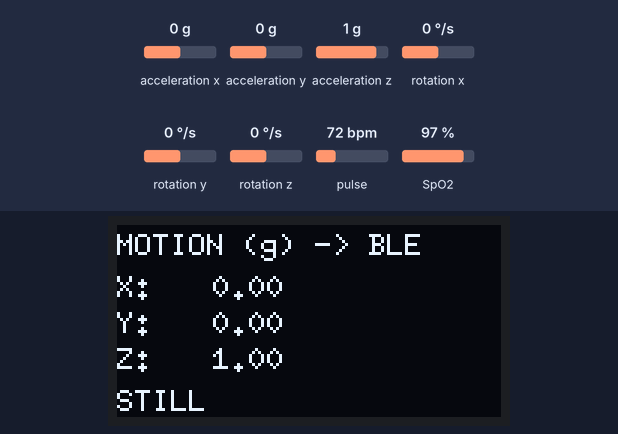
Bench run of a sketch on a simulated ESP32. Parts: 128×64 one-colour display. Wiring (inferred from the names in the program): MPU-6050 motion sensor at I2C address 0x69. The inputs (shaded band) are chosen by the test bench; at power-on: acceleration x 0 g, acceleration y 0 g, acceleration z 1 g, pulse 72 bpm, SpO2 97 %, rotation x 0 °/s, rotation y 0 °/s, rotation z 0 °/s. Nothing arrives over Bluetooth unless stated; a phone connects over Bluetooth LE 3 s after start; what the sketch prints to the serial monitor is not drawn.

Above: at 1.6 s.
1.7 s: acceleration x set to -1.4 g
At 3.6 s:
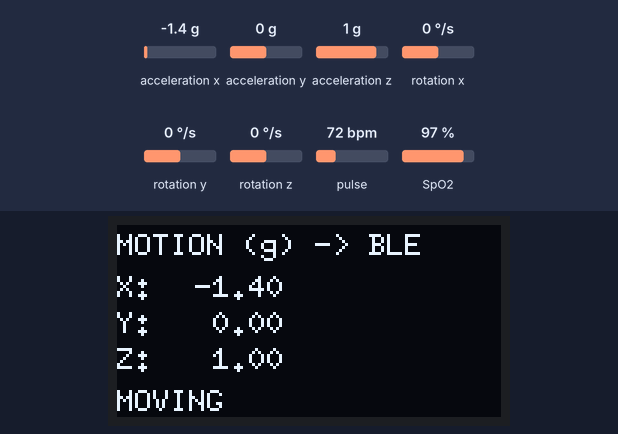
6.1 s: acceleration y set to -1.4 g
At 7.8 s:
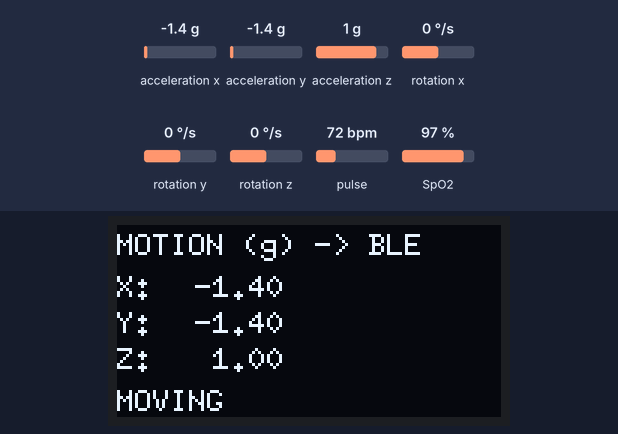
9.5 s: acceleration z set to -1.4 g
At 11.8 s:
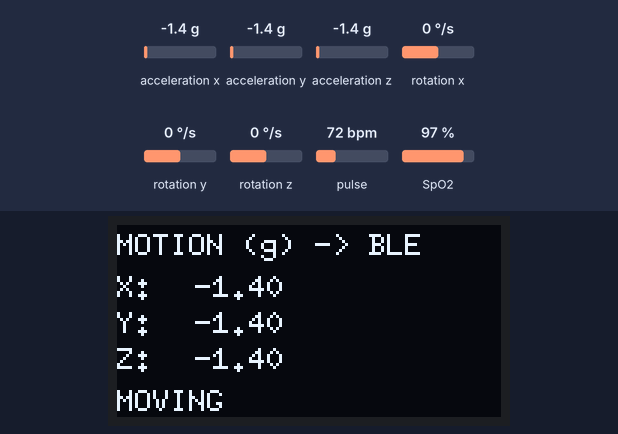
13.5 s: pulse set to 42 bpm
At 14.7 s:
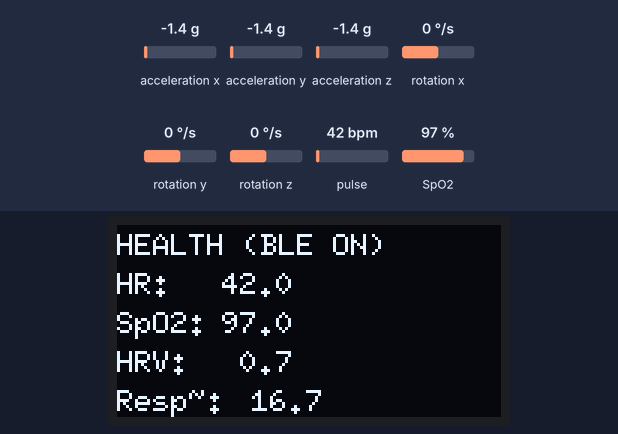
16.5 s: SpO2 set to 80 %
At 18.8 s:
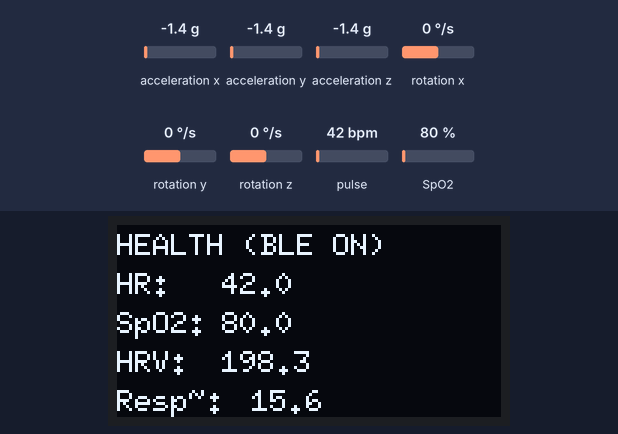
Timing chart, 0 to 20.3 s (numbered marks = the images above; inputs shaded):
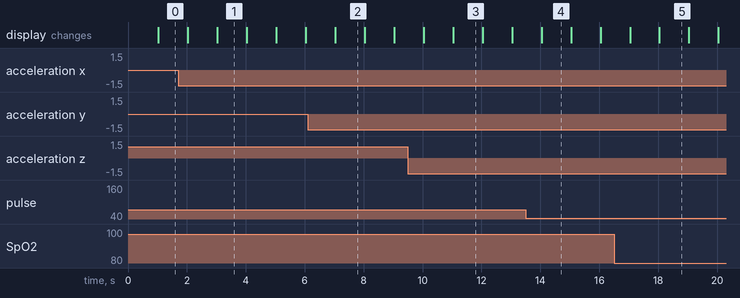

The sketch:

cardiva_esp32.ino
```cpp
/*
  ================================================================
  HEALTH BAND FIRMWARE — ESP32 + MAX30100 + MPU6050 + BLE
  ================================================================
  - HR, SpO2, HRV (RMSSD), Respiration estimate: unchanged, working well
  - BLE device name: "Cardiva"
  - X, Y, Z accelerometer values (calibrated, in g) are sent over BLE
    so the app-side ML model can perform its own fall detection.
    On-device fall detection is kept as a lightweight local backup only.
  ================================================================
*/

#include <Wire.h>
#include <U8g2lib.h>
#include <MAX30100_PulseOximeter.h>
#include <BLEDevice.h>
#include <BLEServer.h>
#include <BLEUtils.h>
#include <BLE2902.h>

// ---------------- CONFIG ----------------
#define REPORTING_PERIOD_MS   1000
#define MPU_ADDR               0x69
#define ACCEL_SENSITIVITY   16384.0f   // LSB per g, for +-2g range

// BLE UUIDs — must match app's ble_service.dart
#define SERVICE_UUID           "12345678-1234-5678-1234-56789abcdef0"
#define VITALS_CHAR_UUID       "12345678-1234-5678-1234-56789abcdef1"
#define ALERT_CHAR_UUID        "12345678-1234-1234-1234-1234567890ad"
#define MOTION_CHAR_UUID       "12345678-1234-1234-1234-1234567890ae"

// ---------------- OLED ----------------
U8G2_SH1106_128X64_NONAME_F_HW_I2C u8g2(U8G2_R0, U8X8_PIN_NONE);

// ---------------- MAX30100 ----------------
PulseOximeter pox;
uint32_t tsLastReport = 0;
uint32_t lastBeatMillis = 0;

// ---------------- MPU6050 raw ----------------
int16_t AcX_raw, AcY_raw, AcZ_raw;
int16_t Tmp_raw;
int16_t GyX_raw, GyY_raw, GyZ_raw;

// ---------------- Calibrated accel (g units) — sent to app ----------------
float AcX_g = 0, AcY_g = 0, AcZ_g = 0;
float accelMagnitude = 0;

// ---------------- Health metrics ----------------
float bpm = 0;
float spo2 = 0;
float hrv_rmssd = 0;
float respirationEst = 0;

// ---------------- HRV: IBI buffer for RMSSD ----------------
#define IBI_BUFFER_SIZE 10
float ibiBuffer[IBI_BUFFER_SIZE];
int ibiIndex = 0;
int ibiCount = 0;

// ---------------- BPM history (for respiration proxy) ----------------
float bpmHistory[20];
int bpmIndex = 0;
bool bufferFilled = false;
float avgBPM = 0;
float previousAvg = 0;

// ---------------- Local backup fall detection (lightweight, app model is primary) ----------------
enum FallState { STATE_NORMAL, STATE_FREEFALL };
FallState fallState = STATE_NORMAL;
uint32_t freefallStartMillis = 0;
uint32_t fallLatchedMillis = 0;
bool fallDetected = false;
bool moving = false;

const float FREEFALL_THRESHOLD_G = 0.35;
const float IMPACT_THRESHOLD_G   = 2.5;
const uint32_t IMPACT_WINDOW_MS  = 500;
const uint32_t FALL_LATCH_MS     = 5000;

// ---------------- OLED paging ----------------
char txt[20];
int screen = 0;

// ---------------- BLE globals ----------------
BLEServer *pServer = nullptr;
BLECharacteristic *vitalsCharacteristic = nullptr;
BLECharacteristic *alertCharacteristic = nullptr;
BLECharacteristic *motionCharacteristic = nullptr;
bool deviceConnected = false;

class ServerCallbacks : public BLEServerCallbacks {
  void onConnect(BLEServer *s) override {
    deviceConnected = true;
  }
  void onDisconnect(BLEServer *s) override {
    deviceConnected = false;
    BLEDevice::startAdvertising();
  }
};

// ================================================================
// Beat detection callback -> updates HRV via RMSSD
// ================================================================
void onBeatDetected()
{
  uint32_t now = millis();

  if (lastBeatMillis != 0)
  {
    float interval = (float)(now - lastBeatMillis);

    if (interval > 300 && interval < 2000)
    {
      ibiBuffer[ibiIndex] = interval;
      ibiIndex = (ibiIndex + 1) % IBI_BUFFER_SIZE;
      if (ibiCount < IBI_BUFFER_SIZE) ibiCount++;

      if (ibiCount >= 2)
      {
        float sumSqDiff = 0;
        int pairs = 0;

        for (int i = 1; i < ibiCount; i++)
        {
          int idxCurrent = (ibiIndex - ibiCount + i + IBI_BUFFER_SIZE * 2) % IBI_BUFFER_SIZE;
          int idxPrev    = (ibiIndex - ibiCount + i - 1 + IBI_BUFFER_SIZE * 2) % IBI_BUFFER_SIZE;

          float diff = ibiBuffer[idxCurrent] - ibiBuffer[idxPrev];
          sumSqDiff += diff * diff;
          pairs++;
        }

        if (pairs > 0)
          hrv_rmssd = sqrt(sumSqDiff / pairs);
      }
    }
  }

  lastBeatMillis = now;
}

// ================================================================
// Setup
// ================================================================
void setup()
{
  Serial.begin(115200);

  Wire.begin(21, 22);
  Wire.setClock(400000);

  u8g2.begin();
  u8g2.clearBuffer();
  u8g2.setFont(u8g2_font_ncenB08_tr);
  u8g2.drawStr(10, 25, "Initializing");
  u8g2.sendBuffer();

  // ---------------- MAX30100 ----------------
  if (!pox.begin())
  {
    u8g2.clearBuffer();
    u8g2.drawStr(0, 30, "MAX30100 ERROR");
    u8g2.sendBuffer();
    while (1);
  }
  pox.setIRLedCurrent(MAX30100_LED_CURR_50MA);
  pox.setOnBeatDetectedCallback(onBeatDetected);

  // ---------------- MPU6050 wake ----------------
  Wire.beginTransmission(MPU_ADDR);
  Wire.write(0x6B);
  Wire.write(0);
  Wire.endTransmission(true);

  for (int i = 0; i < 20; i++) bpmHistory[i] = 0;
  for (int i = 0; i < IBI_BUFFER_SIZE; i++) ibiBuffer[i] = 0;

  // ---------------- BLE init ----------------
  BLEDevice::init("Cardiva");
  BLEDevice::setMTU(185);

  pServer = BLEDevice::createServer();
  pServer->setCallbacks(new ServerCallbacks());

  BLEService *pService = pServer->createService(SERVICE_UUID);

  vitalsCharacteristic = pService->createCharacteristic(
      VITALS_CHAR_UUID,
      BLECharacteristic::PROPERTY_READ | BLECharacteristic::PROPERTY_NOTIFY
  );
  vitalsCharacteristic->addDescriptor(new BLE2902());

  motionCharacteristic = pService->createCharacteristic(
      MOTION_CHAR_UUID,
      BLECharacteristic::PROPERTY_READ | BLECharacteristic::PROPERTY_NOTIFY
  );
  motionCharacteristic->addDescriptor(new BLE2902());

  alertCharacteristic = pService->createCharacteristic(
      ALERT_CHAR_UUID,
      BLECharacteristic::PROPERTY_READ | BLECharacteristic::PROPERTY_NOTIFY
  );
  alertCharacteristic->addDescriptor(new BLE2902());

  pService->start();

  BLEAdvertising *pAdvertising = BLEDevice::getAdvertising();
  pAdvertising->addServiceUUID(SERVICE_UUID);
  pAdvertising->setScanResponse(true);
  BLEDevice::startAdvertising();

  Serial.println("System Ready - BLE Advertising Started (Cardiva)");
}

// ================================================================
// Read MPU6050 and convert to calibrated g-units
// ================================================================
void readMPU()
{
  Wire.beginTransmission(MPU_ADDR);
  Wire.write(0x3B);
  Wire.endTransmission(false);

  uint8_t bytesReceived = Wire.requestFrom(MPU_ADDR, 14, true);

  if (bytesReceived == 14 && Wire.available() == 14)
  {
    AcX_raw = (Wire.read() << 8) | Wire.read();
    AcY_raw = (Wire.read() << 8) | Wire.read();
    AcZ_raw = (Wire.read() << 8) | Wire.read();
    Tmp_raw = (Wire.read() << 8) | Wire.read();
    GyX_raw = (Wire.read() << 8) | Wire.read();
    GyY_raw = (Wire.read() << 8) | Wire.read();
    GyZ_raw = (Wire.read() << 8) | Wire.read();

    AcX_g = AcX_raw / ACCEL_SENSITIVITY;
    AcY_g = AcY_raw / ACCEL_SENSITIVITY;
    AcZ_g = AcZ_raw / ACCEL_SENSITIVITY;

    accelMagnitude = sqrt(AcX_g * AcX_g + AcY_g * AcY_g + AcZ_g * AcZ_g);

    moving = (accelMagnitude > 1.3 || accelMagnitude < 0.7);
  }
  else
  {
    while (Wire.available()) Wire.read();
  }
}

// ================================================================
// Lightweight local backup fall check
// ================================================================
void updateFallDetection()
{
  uint32_t now = millis();

  switch (fallState)
  {
    case STATE_NORMAL:
      if (accelMagnitude < FREEFALL_THRESHOLD_G)
      {
        fallState = STATE_FREEFALL;
        freefallStartMillis = now;
      }
      break;

    case STATE_FREEFALL:
      if (accelMagnitude > IMPACT_THRESHOLD_G)
      {
        fallDetected = true;
        fallLatchedMillis = now;
        fallState = STATE_NORMAL;
      }
      else if (now - freefallStartMillis > IMPACT_WINDOW_MS)
      {
        fallState = STATE_NORMAL;
      }
      break;

    default:
      fallState = STATE_NORMAL;
      break;
  }

  if (fallDetected && (now - fallLatchedMillis > FALL_LATCH_MS))
  {
    fallDetected = false;
  }
}

// ================================================================
// Send data over BLE
//
// VITALS_CHAR_UUID -> "HR,SpO2,HRV,Resp,AcX,AcY,AcZ,Activity"
//   8-field combined packet — app _parse() reads all fields from here
//
// MOTION_CHAR_UUID -> "AcX,AcY,AcZ,Activity"
//   secondary stream, kept for future use
// ================================================================
void sendBLEData()
{
  if (!deviceConnected) return;

  const char* activityStatus = fallDetected ? "FALL" : (moving ? "MOVING" : "STILL");

  char vitalsPayload[80];
  snprintf(vitalsPayload, sizeof(vitalsPayload), "%.1f,%.1f,%.1f,%.1f,%.3f,%.3f,%.3f,%s",
           bpm, spo2, hrv_rmssd, respirationEst,
           AcX_g, AcY_g, AcZ_g, activityStatus);

  vitalsCharacteristic->setValue((uint8_t*)vitalsPayload, strlen(vitalsPayload));
  vitalsCharacteristic->notify();

  char motionPayload[40];
  snprintf(motionPayload, sizeof(motionPayload), "%.3f,%.3f,%.3f,%s",
           AcX_g, AcY_g, AcZ_g, activityStatus);
  motionCharacteristic->setValue((uint8_t*)motionPayload, strlen(motionPayload));
  motionCharacteristic->notify();

  if (fallDetected)
  {
    const char* alertMsg = "FALL_DETECTED";
    alertCharacteristic->setValue((uint8_t*)alertMsg, strlen(alertMsg));
    alertCharacteristic->notify();
  }
}

// ================================================================
// Loop
// ================================================================
void loop()
{
  pox.update();
  readMPU();
  updateFallDetection();

  if (millis() - tsLastReport >= REPORTING_PERIOD_MS)
  {
    tsLastReport = millis();

    bpm  = pox.getHeartRate();
    spo2 = pox.getSpO2();

    // ---------------- BPM rolling average ----------------
    bpmHistory[bpmIndex] = bpm;
    bpmIndex++;
    if (bpmIndex >= 20)
    {
      bpmIndex = 0;
      bufferFilled = true;
    }

    int count = bufferFilled ? 20 : bpmIndex;
    avgBPM = 0;
    for (int i = 0; i < count; i++) avgBPM += bpmHistory[i];
    if (count > 0) avgBPM /= count;

    // ---------------- Respiration ESTIMATE (RSA proxy) ----------------
    float diff = fabs(avgBPM - previousAvg);
    respirationEst = 14 + diff * 2.0f;
    if (respirationEst < 10) respirationEst = 10;
    if (respirationEst > 25) respirationEst = 25;
    previousAvg = avgBPM;

    // ---------------- Serial debug ----------------
    Serial.print("HR:");   Serial.print(bpm);
    Serial.print(" SpO2:"); Serial.print(spo2);
    Serial.print(" HRV(RMSSD):"); Serial.print(hrv_rmssd);
    Serial.print(" Resp(est):"); Serial.print(respirationEst);
    Serial.print(" X:"); Serial.print(AcX_g, 3);
    Serial.print(" Y:"); Serial.print(AcY_g, 3);
    Serial.print(" Z:"); Serial.print(AcZ_g, 3);
    Serial.print(" LocalFall:"); Serial.println(fallDetected ? "YES" : "no");

    // ---------------- BLE send ----------------
    sendBLEData();

    // ---------------- OLED ----------------
    screen++;
    if (screen > 1) screen = 0;

    u8g2.clearBuffer();
    u8g2.setFont(u8g2_font_6x10_tf);

    if (screen == 0)
    {
      u8g2.drawStr(0, 10, deviceConnected ? "HEALTH (BLE ON)" : "HEALTH (BLE --)");

      u8g2.drawStr(0, 23, "HR:");
      dtostrf(bpm, 4, 1, txt);
      u8g2.drawStr(35, 23, txt);

      u8g2.drawStr(0, 36, "SpO2:");
      dtostrf(spo2, 4, 1, txt);
      u8g2.drawStr(35, 36, txt);

      u8g2.drawStr(0, 49, "HRV:");
      dtostrf(hrv_rmssd, 4, 1, txt);
      u8g2.drawStr(35, 49, txt);

      u8g2.drawStr(0, 62, "Resp~:");
      dtostrf(respirationEst, 4, 1, txt);
      u8g2.drawStr(45, 62, txt);
    }
    else
    {
      u8g2.drawStr(0, 10, "MOTION (g) -> BLE");

      u8g2.drawStr(0, 24, "X:");
      dtostrf(AcX_g, 6, 2, txt);
      u8g2.drawStr(20, 24, txt);

      u8g2.drawStr(0, 36, "Y:");
      dtostrf(AcY_g, 6, 2, txt);
      u8g2.drawStr(20, 36, txt);

      u8g2.drawStr(0, 48, "Z:");
      dtostrf(AcZ_g, 6, 2, txt);
      u8g2.drawStr(20, 48, txt);

      if (fallDetected)
        u8g2.drawStr(0, 62, "!! FALL !!");
      else if (moving)
        u8g2.drawStr(0, 62, "MOVING");
      else
        u8g2.drawStr(0, 62, "STILL");
    }

    u8g2.sendBuffer();

    pox.update();
    pox.update();
    pox.update();
  }
}
```

Measured:
- after the input at 1.7 s, the display: first differs from a run without the input after 1.3 s (image 1)
- what the display in image 1 shows lasts 1.0 s, from 3.0 s to 4.0 s
